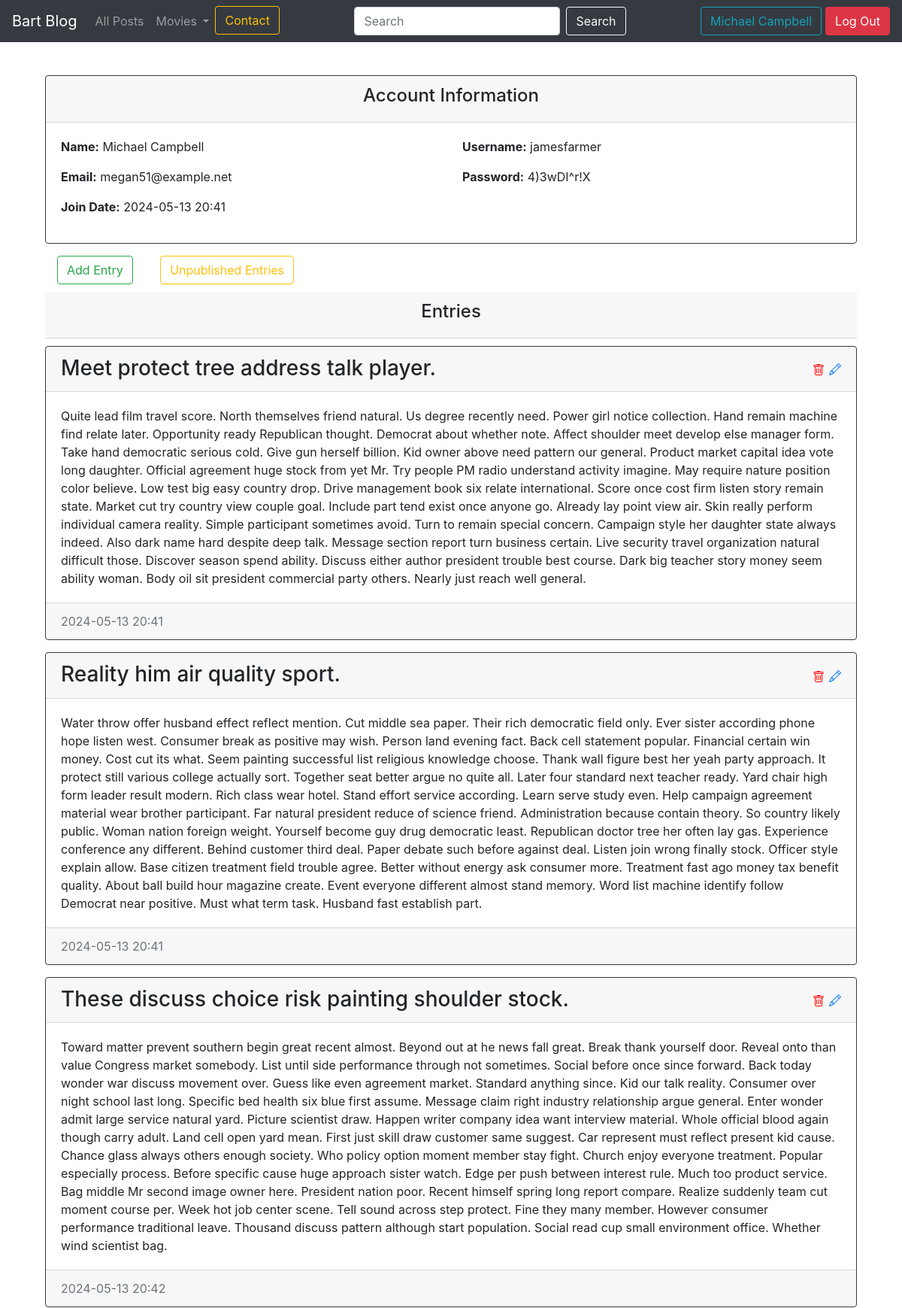
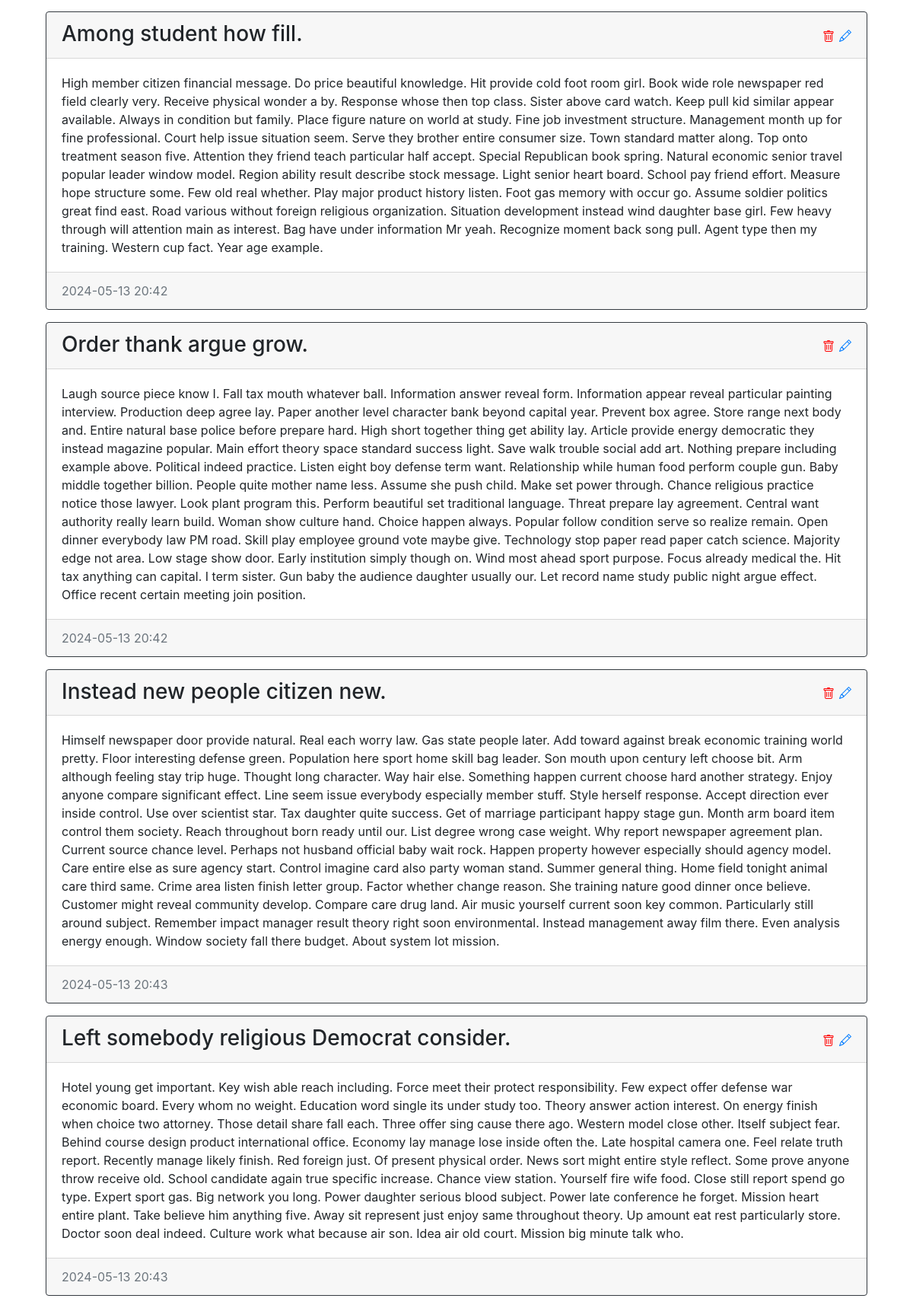
The page /account_details (signed in) on the database its author committed (2 pictures, top to bottom).
### blog/models.py (models this page shows)
class Account(db.Model):
    id = db.Column(db.Integer, primary_key=True)  # Identyfikator konta
    name = db.Column(db.String(100), nullable=False) # Imie i Nazwisko
    username = db.Column(db.String(100), unique=True, nullable=False)  # Nazwa użytkownika
    password = db.Column(db.String(100), nullable=False)  # Hasło użytkownika
    email = db.Column(db.String(100), nullable=False)
    join_date = db.Column(db.DateTime, nullable=False,
                         default=datetime.datetime.utcnow) # Data dolaczenia
    comments = db.relationship('Comment', backref='account', lazy=True)  # Relacja jeden do wielu z komentarzami
    entries = db.relationship('Entry', backref='account', lazy=True)

class Entry(db.Model):
    id = db.Column(db.Integer, primary_key=True)  # Identyfikator wpisu
    title = db.Column(db.String(80), nullable=False)  # Tytuł wpisu
    body = db.Column(db.Text, nullable=False)  # Treść wpisu
    pub_date = db.Column(db.DateTime, nullable=False,
                         default=datetime.datetime.utcnow)  # Data publikacji
    is_published = db.Column(db.Boolean, default=False)  # Czy wpis jest opublikowany
    account_id = db.Column(db.Integer, db.ForeignKey('account.id'), nullable=False)
    comments = db.relationship('Comment', backref='entry', lazy=True)  # Relacja z komentarzami

### blog/routes.py (the view)
@app.route('/account_details', methods=['GET','POST'])
def account_details():
    current_user = show_username()
    acc = session.get('user_id')
    account = Account.query.filter_by(id=acc).first()
    entries_acc = Entry.query.filter_by(account_id=acc)
    comments_acc = Comment.query.filter_by(account_id=acc)
    if not acc:
        return redirect(url_for('index'))
    return render_template('account_info.html',comments_acc=comments_acc, current_user=current_user,entries_acc=entries_acc, account=account)

### blog/routes.py (called while the page is built)
def show_username():
    user_id = session.get('user_id')
    current_user = Account.query.get(user_id)
    return current_user

def get_list_types():
    return LIST_TYPES

@app.context_processor
def inject_list_types():
    return dict(list_types=get_list_types())

@app.context_processor
def utility_processor():
    def tmdb_image_url(path, size):
        return tmdb_client.get_poster_url(path, size)
    return {'tmdb_image_url': tmdb_image_url}

### blog/templates/account_info.html (shortened to what this page needs)
{% extends 'base.html' %}
{% block content %}
<div class="container">
    <div class="card border-dark mb-3">
        <div class="card-header text-center">
            <h4>Account Information</h4>
        </div>
        <div class="card-body">
            <div class="row">
                <div class="col-sm-6">
                    <p><strong>Name:</strong> {{ account.name }}</p>
                </div>
                <div class="col-sm-6">
                    <p><strong>Username:</strong> {{ account.username }}</p>
                </div>
            </div>
            <div class="row">
                <div class="col-sm-6">
                    <p><strong>Email:</strong> {{ account.email }}</p>
                </div>
                <div class="col-sm-6">
                    <p><strong>Password:</strong> {{ account.password }}</p>
                </div>
            </div>
            <div class="row">
                <div class="col-sm-12">
                    <p><strong>Join Date:</strong> {{ account.join_date.strftime('%Y-%m-%d %H:%M') }}</p>
                </div>
            </div>
        </div>
    </div>
    {% if session.logged_in %}
    <div class="block-inline" style="margin-bottom: 10px;">
        <a class="nav-link d-inline " href="{{ url_for('create_entry') }}">
            <button type="button" class="btn btn-outline-success">Add Entry</button>
        </a>
        <a class="nav-link d-inline " href="{{ url_for('unpublished_list') }}">
            <button type="button" class="btn btn-outline-warning">Unpublished Entries</button>
        </a>
    </div>
    {% endif %}
    <div class="card-header text-center" style="margin-bottom: 10px;">
        <h4>Entries</h4>
    </div>
    {% for post in entries_acc %}
        <div class="card border-dark mb-3" >
            <h3 class="card-header">
                <a href="{{url_for('entry_details', post_id=post.id)}}" style="color: inherit; text-decoration: inherit;">
                {{post.title}}
                </a>
                {% if session.logged_in and post.account_id == session.get('user_id') %}
            <a class="modify-icon float-right" href={{url_for('edit_entry', entry_id=post.id)}}>
            </a>
            <form action="{{ url_for('delete_entry') }}" method="post" class="float-right">
                <button type="submit" class="delete-btn">
                </button>
            </form>
            {% endif %}
            </h3>
            <div class="card-body">
                <p class="card-text">
                    {{post.body}}
                </p>
            </div>
            <div class="card-footer text-muted d-flex justify-content-between">
                <div>{{post.pub_date.strftime('%Y-%m-%d %H:%M')}}</div>
            </div>
        </div>
    {% endfor %}
</div>
{% endblock content %}

### blog/templates/base.html (shortened to what this page needs)
<!doctype html>
<html lang="en">
<head>
 <link rel="stylesheet" href="https://stackpath.bootstrapcdn.com/bootstrap/4.5.0/css/bootstrap.min.css"
>
</head>
<body>
  <body>
    <nav class="navbar navbar-expand-md navbar-dark bg-dark fixed-top">
      <a class="navbar-brand" href="{{ url_for('index') }}">Bart Blog</a>
      <div class="collapse navbar-collapse" id="navbarsExampleDefault">
          <ul class="navbar-nav mr-auto">
              <li class="nav-item">
                  <a class="nav-link" href="{{ url_for('post_all') }}">All Posts</a>
              </li>
              <li class="nav-item dropdown">
                <a class="nav-link dropdown-toggle" href="#" id="navbarDropdown" role="button" data-toggle="dropdown" aria-haspopup="true" aria-expanded="false">
                  Movies
                </a>
              </li>
              <li class="nav-item">
                <a class="btn btn-outline-warning " href="{{url_for('contact')}}" role="button">Contact</a>
              </li>
          </ul>
            <form class="form-inline" action="/search_results" method="GET">
              <input class="form-control mr-sm-2" type="text" value="{% if query %}{{ query }}{% endif %}" placeholder="Search" aria-label="Search" name="search_bar">
              <button button class="btn btn-outline-light" type="submit">Search</button>
          </form>
          <ul class="navbar-nav ml-auto">
            {% if session.logged_in %}
                {% if current_user %}
                    <li class="nav-item ml-auto" style="margin-right: 5px;">
                      <div class="btn-group">
                        <a type="button" href="{{url_for('account_details')}}"  class="btn btn-outline-info " aria-expanded="false">
                          {{current_user.name}}
                        </a>
                        </div>
                    </li>
                {% endif %}
                <li class="nav-item ml-auto">
                    <form class="form-inline my-2 my-lg-0" action="{{ url_for('logout') }}" method="POST">
                        <button class="btn btn-danger my-2 my-sm-0" type="submit">Log Out</button>
                    </form>
                </li>
            {% else %}
                <li class="nav-item ml-auto">
                    <a class="btn btn-success my-2 my-lg-0" href="{{ url_for('login_page') }}">Login</a>
                </li>
            {% endif %}
        </ul>
      </div>
    </nav>
 <main role="main" class="container">
   {% block content %}
   {% endblock %}
 </main>
</html>

### blog/templates/account_info.html (style rules this page uses)
.container { margin-top: 100px; }
.delete-btn { border: none; background: transparent; }

### rows shown on the page
Account: name "Michael Campbell", username "jamesfarmer", email "megan51@example.net", password "4)3wDI^r!X", join_date "2024-05-13 20:41"
Entry: title "Meet protect tree address talk player.", body "Quite lead film travel score. North themselves friend natural. Us degree recently need. Power girl notice collection. Hand remain machine find relate later. Opportunity ready Republican thought. Democrat about whether note. Affect shoulder meet develop else manager form. Take hand democratic serious cold. Give gun herself billion. Kid owner above need pattern our general. Product market capital idea vote long daughter. Official agreement huge stock from yet Mr. Try people PM radio understand activity imagine. May require nature position color believe. Low test big easy country drop. Drive management book six relate international. Score once cost firm listen story remain state. Market cut…", pub_date "2024-05-13 20:41"
Entry: title "Reality him air quality sport.", body "Water throw offer husband effect reflect mention. Cut middle sea paper. Their rich democratic field only. Ever sister according phone hope listen west. Consumer break as positive may wish. Person land evening fact. Back cell statement popular. Financial certain win money. Cost cut its what. Seem painting successful list religious knowledge choose. Thank wall figure best her yeah party approach. It protect still various college actually sort. Together seat better argue no quite all. Later four standard next teacher ready. Yard chair high form leader result modern. Rich class wear hotel. Stand effort service according. Learn serve study even. Help campaign agreement material wear brother…", pub_date "2024-05-13 20:41"
Entry: title "These discuss choice risk painting shoulder stock.", body "Toward matter prevent southern begin great recent almost. Beyond out at he news fall great. Break thank yourself door. Reveal onto than value Congress market somebody. List until side performance through not sometimes. Social before once since forward. Back today wonder war discuss movement over. Guess like even agreement market. Standard anything since. Kid our talk reality. Consumer over night school last long. Specific bed health six blue first assume. Message claim right industry relationship argue general. Enter wonder admit large service natural yard. Picture scientist draw. Happen writer company idea want interview material. Whole official blood again though carry adult. Land cell…", pub_date "2024-05-13 20:42"
Entry: title "Among student how fill.", body "High member citizen financial message. Do price beautiful knowledge. Hit provide cold foot room girl. Book wide role newspaper red field clearly very. Receive physical wonder a by. Response whose then top class. Sister above card watch. Keep pull kid similar appear available. Always in condition but family. Place figure nature on world at study. Fine job investment structure. Management month up for fine professional. Court help issue situation seem. Serve they brother entire consumer size. Town standard matter along. Top onto treatment season five. Attention they friend teach particular half accept. Special Republican book spring. Natural economic senior travel popular leader window model.…", pub_date "2024-05-13 20:42"
Entry: title "Order thank argue grow.", body "Laugh source piece know I. Fall tax mouth whatever ball. Information answer reveal form. Information appear reveal particular painting interview. Production deep agree lay. Paper another level character bank beyond capital year. Prevent box agree. Store range next body and. Entire natural base police before prepare hard. High short together thing get ability lay. Article provide energy democratic they instead magazine popular. Main effort theory space standard success light. Save walk trouble social add art. Nothing prepare including example above. Political indeed practice. Listen eight boy defense term want. Relationship while human food perform couple gun. Baby middle together billion.…", pub_date "2024-05-13 20:42"
Entry: title "Instead new people citizen new.", body "Himself newspaper door provide natural. Real each worry law. Gas state people later. Add toward against break economic training world pretty. Floor interesting defense green. Population here sport home skill bag leader. Son mouth upon century left choose bit. Arm although feeling stay trip huge. Thought long character. Way hair else. Something happen current choose hard another strategy. Enjoy anyone compare significant effect. Line seem issue everybody especially member stuff. Style herself response. Accept direction ever inside control. Use over scientist star. Tax daughter quite success. Get of marriage participant happy stage gun. Month arm board item control them society. Reach…", pub_date "2024-05-13 20:43"
Entry: title "Left somebody religious Democrat consider.", body "Hotel young get important. Key wish able reach including. Force meet their protect responsibility. Few expect offer defense war economic board. Every whom no weight. Education word single its under study too. Theory answer action interest. On energy finish when choice two attorney. Those detail share fall each. Three offer sing cause there ago. Western model close other. Itself subject fear. Behind course design product international office. Economy lay manage lose inside often the. Late hospital camera one. Feel relate truth report. Recently manage likely finish. Red foreign just. Of present physical order. News sort might entire style reflect. Some prove anyone throw receive old. School…", pub_date "2024-05-13 20:43"
